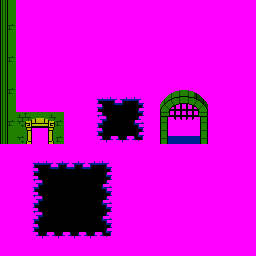

A 2D game scene composited from a Tiled map and its tileset images. What follows is a short description and the map's XML, with every tile layer's data as written:
An orthogonal 16x16 tile map with 16x16 px tiles, 2 tile layers (Layer0, Layer1).

<map version="1.10" tiledversion="1.10.0" orientation="orthogonal" renderorder="right-down" width="16" height="16" tilewidth="16" tileheight="16" infinite="0" nextlayerid="3" nextobjectid="1">
 <tileset firstgid="1" source="underworld.tsx" />
 <layer id="1" name="Layer0" width="16" height="16">
  <data encoding="csv">
1,1,1,1,1,1,1,1,1,1,1,1,1,1,1,1,
1,1,1,1,1,1,1,1,1,1,1,1,1,1,1,1,
1,1,1,1,1,1,1,1,1,1,1,1,1,1,1,1,
1,1,1,1,1,1,1,1,1,1,1,1,1,1,1,1,
1,1,1,1,1,1,1,1,1,1,1,1,1,1,1,1,
1,1,1,1,1,1,1,1,1,1,1,1,1,1,1,1,
1,1,1,1,1,1,36,37,38,1,1,1,1,1,1,1,
1,1,1,1,1,1,49,50,51,1,1,1,1,1,1,1,
1,1,1,1,1,1,62,63,64,1,1,1,1,1,1,1,
1,1,1,1,1,1,1,1,1,1,1,1,1,1,1,1,
1,1,36,37,37,37,38,1,1,1,1,1,1,1,1,1,
1,1,49,50,50,50,51,1,1,1,1,1,1,1,1,1,
1,1,49,50,50,50,51,1,1,1,1,1,1,1,1,1,
1,1,49,50,50,50,51,1,1,1,1,1,1,1,1,1,
1,1,62,63,63,63,64,1,1,1,1,1,1,1,1,1,
1,1,1,1,1,1,1,1,1,1,1,1,1,1,1,1
</data>
 </layer>
 <layer id="2" name="Layer1" width="16" height="16">
  <data encoding="csv">
79,0,0,0,0,0,0,0,0,0,0,0,0,0,0,0,
66,0,0,0,0,0,0,0,0,0,0,0,0,0,0,0,
79,0,0,0,0,0,0,0,0,0,0,0,0,0,0,0,
66,0,0,0,0,0,0,0,0,0,0,0,0,0,0,0,
79,0,0,0,0,0,0,0,0,0,0,0,0,0,0,0,
66,0,0,0,0,0,0,0,0,0,101,102,103,0,0,0,
79,0,0,0,0,0,0,0,0,0,114,115,116,0,0,0,
66,121,122,123,0,0,0,0,0,0,127,128,129,0,0,0,
79,134,135,136,0,0,0,0,0,0,140,141,142,0,0,0,
0,0,0,0,0,0,0,0,0,0,0,0,0,0,0,0,
0,0,0,0,0,0,0,0,0,0,0,0,0,0,0,0,
0,0,0,0,0,0,0,0,0,0,0,0,0,0,0,0,
0,0,0,0,0,0,0,0,0,0,0,0,0,0,0,0,
0,0,0,0,0,0,0,0,0,0,0,0,0,0,0,0,
0,0,0,0,0,0,0,0,0,0,0,0,0,0,0,0,
0,0,0,0,0,0,0,0,0,0,0,0,0,0,0,0
</data>
 </layer>
</map>